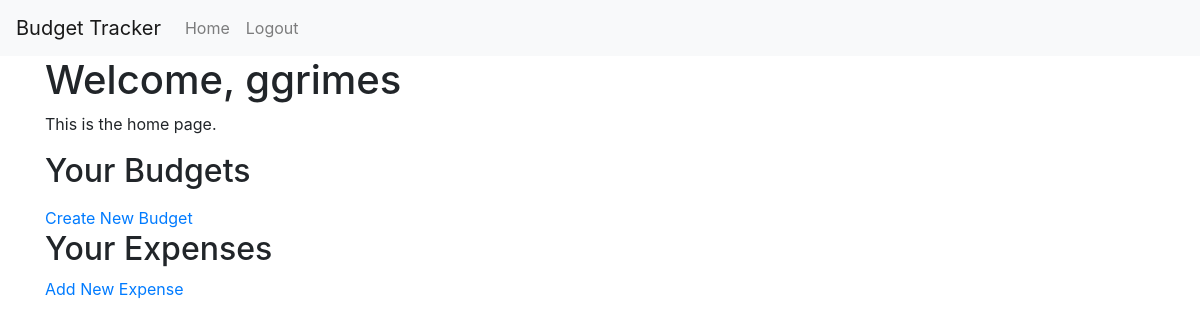
The page /tracker/ (signed in) on the database as committed earlier.
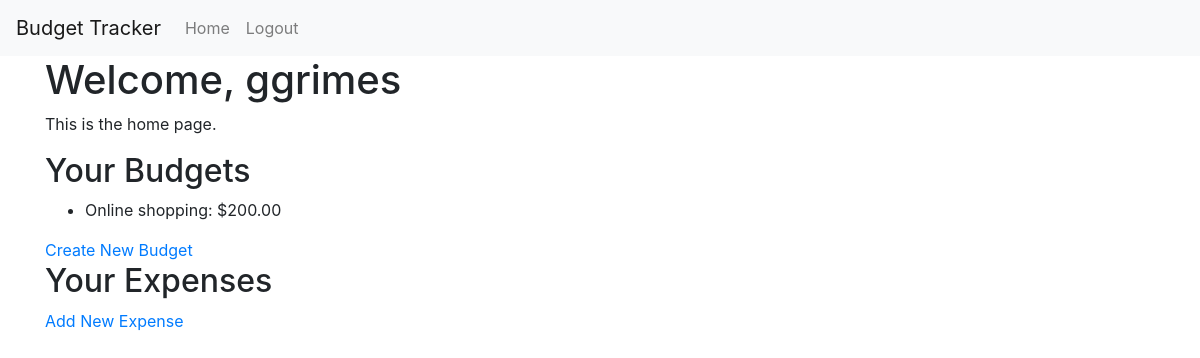
The same page on the database as committed later.
### tracker/models.py (models this page shows, shortened)
class Budget(models.Model):
    user = models.ForeignKey(User, on_delete=models.CASCADE)
    name = models.CharField(max_length=100)
    amount = models.DecimalField(max_digits=10, decimal_places=2)
    created_at = models.DateTimeField(auto_now_add=True)

### tracker/views.py (the view)
# urls.py: 2. Add a URL to urlpatterns:  path('', views.home, name='home')
@login_required
def home(request):
    budgets = Budget.objects.filter(user=request.user)
    return render(request, 'tracker/home.html', {'budgets': budgets})

### tracker/templates/tracker/home.html (shortened to what this page needs)
{% extends "tracker/base.html" %}
{% block content %}
<h1>Welcome, {{ user.username }}</h1>
<p>This is the home page.</p>
<h2>Your Budgets</h2>
<ul>
    {% for budget in budgets %}
        <li>{{ budget.name }}: ${{ budget.amount }}</li>
    {% endfor %}
</ul>
<a href="{% url 'create_budget' %}">Create New Budget</a>
<br>
<h2>Your Expenses</h2>
<a href="{% url 'add_expense' %}">Add New Expense</a>
{% endblock %}

Rows that differ between the two databases and show on the page:
added Budget: name "Online shopping", amount "200.00"
